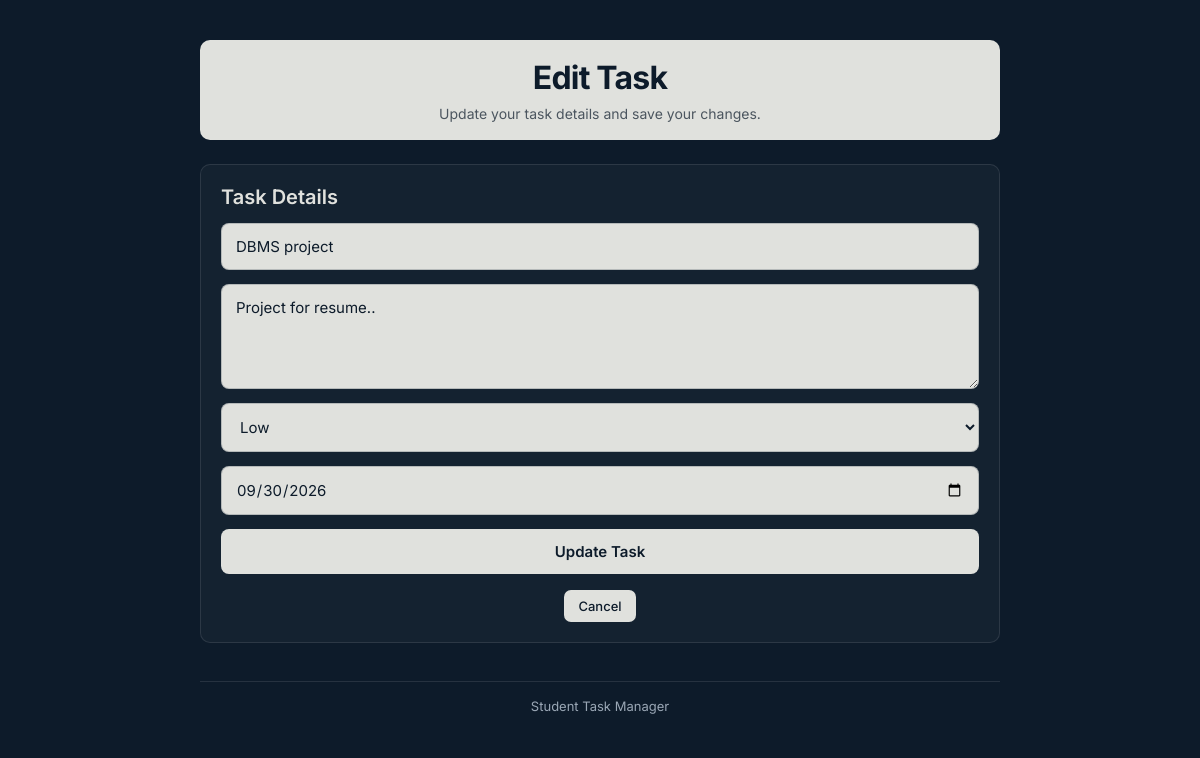
The app's page /edit/4 with its own data.
### tables this page shows
CREATE TABLE tasks (
            id INTEGER PRIMARY KEY AUTOINCREMENT,
            title TEXT NOT NULL,
            description TEXT,
            priority TEXT NOT NULL DEFAULT 'Medium',
            due_date TEXT,
            completed INTEGER NOT NULL DEFAULT 0
        );

### app.py (the view)
@app.route("/edit/<int:task_id>")
def edit_task(task_id):
    connection = get_db_connection()
    task = connection.execute(
        "SELECT * FROM tasks WHERE id = ?",
        (task_id,)
    ).fetchone()
    connection.close()
    return render_template("edit.html", task=task)

### app.py (called while the page is built)
def get_db_connection():
    connection = sqlite3.connect(DATABASE)
    connection.row_factory = sqlite3.Row
    return connection

### templates/edit.html (shortened to what this page needs)
<!DOCTYPE html>
<html lang="en">
<head>
    <link rel="stylesheet" href="{{ url_for('static', filename='css/style.css') }}">
</head>
<body>
    <main class="container">
        <header class="app-header">
            <h1>Edit Task</h1>
            <p>Update your task details and save your changes.</p>
        </header>
        <section class="add-task-section">
            <h2>Task Details</h2>
            <form action="/edit/{{ task['id'] }}" method="POST" class="task-form">
                <input
                    type="text"
                    name="title"
                    value="{{ task['title'] }}"
                    placeholder="Task title"
                    required
                >
                <textarea
                    name="description"
                    placeholder="Task description"
                >{{ task['description'] }}</textarea>
                <select name="priority">
                    <option value="Low" {% if task['priority'] == 'Low' %}selected{% endif %}>
                        Low
                    </option>
                </select>
                <input
                    type="date"
                    name="due_date"
                    value="{{ task['due_date'] }}"
                >
                <button type="submit">Update Task</button>
            </form>
            <div class="edit-back">
                <a href="/" class="task-action">Cancel</a>
            </div>
        </section>
    </main>
    <footer class="app-footer">
        <p>Student Task Manager</p>
    </footer>
</body>
</html>

### static/css/style.css (style rules this page uses)
* { box-sizing: border-box; }
body { margin: 0; padding: 40px 20px; background: #0d1b2a; color: #e0e1dd; font-family: 'Inter', sans-serif; }
.container { width: 100%; max-width: 800px; margin: 0 auto; }
.app-header { background: #e0e1dd; color: #0d1b2a; padding: 18px 24px; border-radius: 10px; margin-bottom: 24px; text-align: center; }
.app-header h1 { margin: 0; font-size: 32px; font-weight: 700; letter-spacing: -0.025em; }
.app-header p { margin: 8px 0 0; color: #0d1b2a; font-size: 14px; font-weight: 400; opacity: 0.7; }
h2 { margin: 0 0 14px; font-size: 20px; font-weight: 600; color: #e0e1dd; }
.add-task-section { padding: 20px; background: rgba(255, 255, 255, 0.03); border: 1px solid rgba(255, 255, 255, 0.1); border-radius: 10px; margin-bottom: 38px; }
.task-form { display: flex; flex-direction: column; gap: 14px; }
.task-form input, .task-form textarea, .task-form select { width: 100%; padding: 13px 14px; border: 1px solid rgba(13, 27, 42, 0.2); border-radius: 8px; background: #e0e1dd; color: #0d1b2a; font-family: 'Inter', sans-serif; font-size: 15px; outline: none; transition: 0.2s ease; }
.task-form textarea { min-height: 105px; resize: vertical; }
.task-form button { width: 100%; padding: 13px 16px; border: none; border-radius: 8px; background: #e0e1dd; color: #0d1b2a; font-family: 'Inter', sans-serif; font-size: 15px; font-weight: 600; cursor: pointer; transition: 0.2s ease; }
.task-action { display: inline-block; padding: 8px 14px; border-radius: 7px; background: #e0e1dd; color: #0d1b2a; text-decoration: none; font-size: 13px; font-weight: 500; transition: opacity 0.2s ease, transform 0.2s ease, box-shadow 0.2s ease; }
.app-footer { width: 100%; max-width: 800px; margin: 32px auto 0; padding: 16px; text-align: center; border-top: 1px solid rgba(255, 255, 255, 0.1); }
.app-footer p { margin: 0; color: #9aa7b5; font-size: 13px; }
.edit-back { margin-top: 16px; text-align: center; }
.edit-back .task-action { display: inline-block; }

### records on screen
tasks: title "DBMS project", description "Project for resume..", priority "Low", due_date "09/30/2026"
